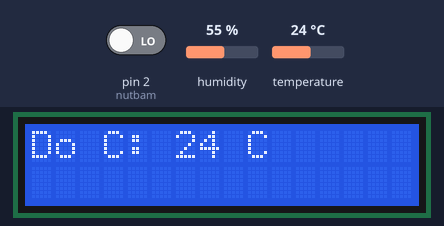
Recording of a sketch running on a simulated Arduino Uno, built with avr-gcc and run on an emulated ATmega328P. On the bench: 16×2 character LCD. The inputs (shaded band) are chosen by the test bench; at power-on: pin 2 (nutbam) LOW, temperature 24 °C, humidity 55 %. What the sketch prints to the serial monitor is not drawn.

Above: at 1.2 s.
1.3 s: pin 2 (nutbam) driven HIGH
At 2.13 s:
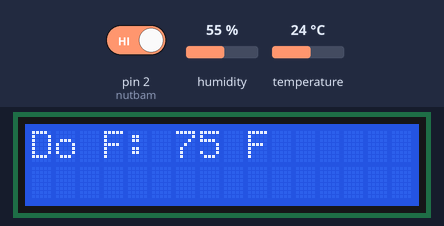
4.7 s: temperature set to 41 °C
At 7.46 s:
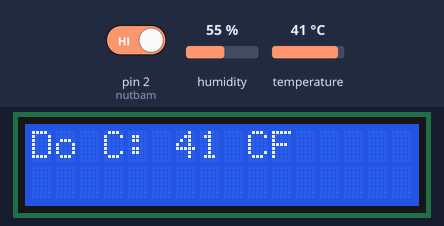
10.6 s: temperature set to 12 °C
At 11.55 s:
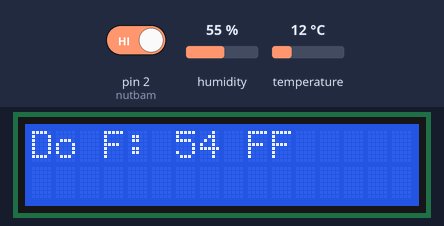
14.7 s: temperature set to 19 °C
At 16.8 s:
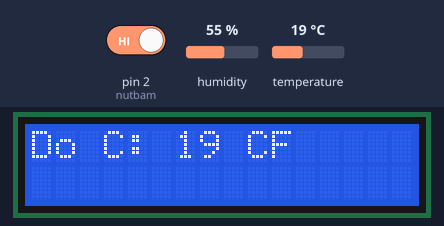
16.9 s: pin 2 (nutbam) driven LOW
Timing chart, 0 to 19.4 s (numbered marks = the images above; inputs shaded):
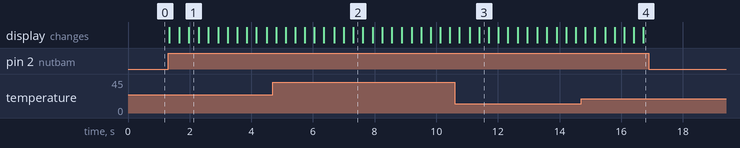

The sketch:

LCD_nhan_nut_doi_C_F.ino
```cpp
/*
 - Nut bam:
      + nút bấm 1 chân nối chân pin2 và điện trở nối GND. Chân còn lại nối 5V
 - nhiệt độ : pin 4;
 - lcd :
      + SCL : a5
      + SDA : a4
  - dien tro:
      + chan giua noi V0 cua LCD
 */
#include <DHT.h>
#include <Wire.h>
#include <LiquidCrystal_I2C.h>

LiquidCrystal_I2C lcd(0x27,16,2);
int  nutbam = 2;
int value = 0;
#define  DHT11Pin 4
#define DHTType DHT11
DHT HT(DHT11Pin,DHTType);

byte degree[8] = {
  0B01110,
  0B01010,
  0B01110,
  0B00000,
  0B00000,
  0B00000,
  0B00000,
  0B00000
};

void setup() {
  Serial.begin(9600);
  pinMode(nutbam,INPUT);
  lcd.init();
  lcd.backlight();

  lcd.createChar(1, degree);

  HT.begin();

}

void loop() {
  int v = digitalRead(nutbam);
  Serial.println(v);
  float t = HT.readTemperature();
  if(check(v) == 1){
    value = abs(value - 1);
  }
  lcd.setCursor(0,0);

  if (isnan(t)) { // Kiểm tra xem thử việc đọc giá trị có bị thất bại hay không. Hàm isnan bạn xem tại đây http://arduino.vn/reference/isnan

  }
  else {
    if(value == 0)
    {
    lcd.print("Do C: ");
    lcd.print(round(t));
    lcd.print(" C");
    }
    else
    {
    lcd.print("Do F: ");
    lcd.print(round(t*1.8+32));
    lcd.print(" F");
    }
  }
  delay(300);
}

int check( int v){
  if(v == 1){
    return 1;
  }
  else{
    return 0;
  }
}
```

Measured:
- after the input at 1.3 s, the display: changes after 0.05 s (image 1)
- after the input at 4.7 s, the display: first differs from a run without the input after 2.0 s (image 2 shows a later state)
- after the input at 10.6 s, the display: first differs from a run without the input after 0.49 s (image 3 shows a later state)
- after the input at 14.7 s, the display: first differs from a run without the input after 0.78 s (image 4)
- after the input at 16.9 s, every drawn part: stays the same
